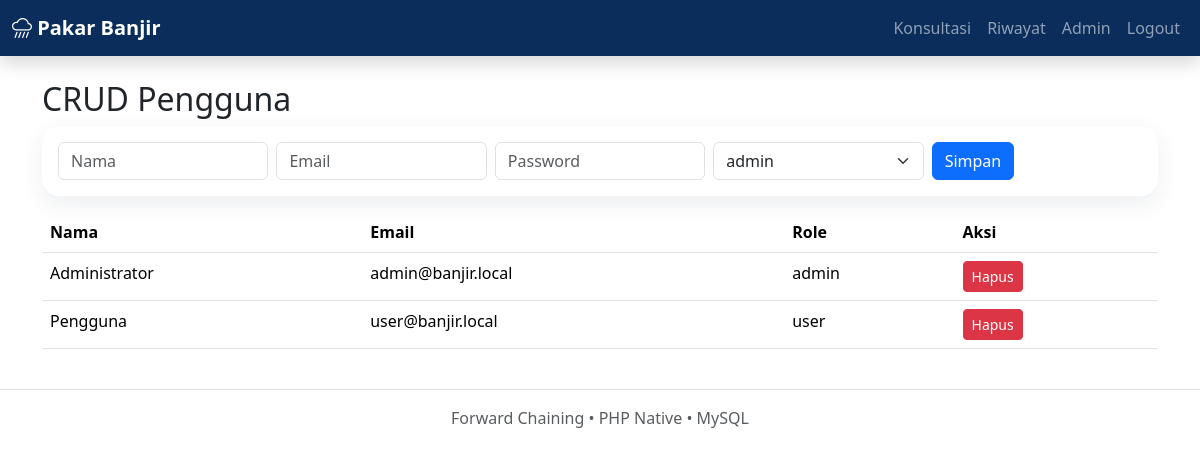
Page /admin/master/users.php (signed in) on the committed database.
### tables this page shows
CREATE TABLE users(id INT AUTO_INCREMENT PRIMARY KEY,role_id INT NOT NULL,name VARCHAR(100) NOT NULL,email VARCHAR(120) NOT NULL UNIQUE,password VARCHAR(255) NOT NULL,is_active TINYINT(1) DEFAULT 1,created_at TIMESTAMP DEFAULT CURRENT_TIMESTAMP,FOREIGN KEY(role_id) REFERENCES roles(id));

CREATE TABLE roles(id INT AUTO_INCREMENT PRIMARY KEY,name VARCHAR(30) NOT NULL UNIQUE,description VARCHAR(120));

### includes/functions.php (called while the page is built, shortened)
<?php
function e($v){ return htmlspecialchars((string)$v, ENT_QUOTES, 'UTF-8'); }

### admin/master/users.php (the view)
<?php require_once __DIR__.'/../../config/database.php'; require_once __DIR__.'/../../includes/functions.php'; require_admin(); if($_SERVER['REQUEST_METHOD']==='POST'){ if(isset($_POST['delete']))$pdo->prepare('DELETE FROM users WHERE id=?')->execute([$_POST['id']]); else $pdo->prepare('INSERT INTO users(role_id,name,email,password) VALUES(?,?,?,?)')->execute([$_POST['role_id'],$_POST['name'],$_POST['email'],password_hash($_POST['password'],PASSWORD_DEFAULT)]); } $roles=$pdo->query('SELECT * FROM roles')->fetchAll(); $rows=$pdo->query('SELECT u.*,r.name role FROM users u JOIN roles r ON r.id=u.role_id')->fetchAll(); require_once __DIR__.'/../../includes/header.php'; ?><div class="container"><h2>CRUD Pengguna</h2><form class="card p-3 mb-3" method="post"><div class="row g-2"><div class="col"><input name="name" class="form-control" placeholder="Nama"></div><div class="col"><input name="email" type="email" class="form-control" placeholder="Email"></div><div class="col"><input name="password" type="password" class="form-control" placeholder="Password"></div><div class="col"><select name="role_id" class="form-select"><?php foreach($roles as $r): ?><option value="<?=$r['id']?>"><?=$r['name']?></option><?php endforeach; ?></select></div><div class="col"><button class="btn btn-primary">Simpan</button></div></div></form><table class="table"><tr><th>Nama</th><th>Email</th><th>Role</th><th>Aksi</th></tr><?php foreach($rows as $r): ?><tr><td><?=e($r['name'])?></td><td><?=e($r['email'])?></td><td><?=e($r['role'])?></td><td><form method="post"><input type="hidden" name="id" value="<?=$r['id']?>"><button name="delete" class="btn btn-sm btn-danger">Hapus</button></form></td></tr><?php endforeach; ?></table></div><?php require_once __DIR__.'/../../includes/footer.php'; ?>

### assets/css/style.css (style rules this page uses)
:root { --primary:#0b2d5c;--soft:#f4f7fb }
.card { border:0;border-radius:18px;box-shadow:0 8px 24px rgba(15,35,70,.08) }

### rows in the picture
users: name "Administrator", email "admin@banjir.local", role.name "admin"
users: name "Pengguna", email "user@banjir.local", role.name "user"

### other values in the picture
form field role_id "admin"
